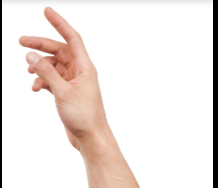
#> input picture Classifier/image.png, 218 x 188 px, given in place of the camera
$ python get_pics.py
#> lines starting #> are read from the running program, lines starting #| are printed output that depends on the picture
import os
import cv2
import numpy as np
import util


def create_hand_mask_expanded(image):
    """Create a binary mask using YCrCb and LAB color spaces."""
    blurred = cv2.GaussianBlur(image, (5, 5), 0)
    ycrcb = cv2.cvtColor(blurred, cv2.COLOR_BGR2YCrCb)
    lab = cv2.cvtColor(blurred, cv2.COLOR_BGR2LAB)

    # Define thresholds for skin detection
    lower_ycrcb = np.array([0, 140, 100], dtype=np.uint8)
    upper_ycrcb = np.array([255, 180, 140], dtype=np.uint8)
    lower_lab = np.array([20, 135, 125], dtype=np.uint8)
    upper_lab = np.array([255, 175, 145], dtype=np.uint8)

    # Create masks for YCrCb and LAB
    mask_ycrcb = cv2.inRange(ycrcb, lower_ycrcb, upper_ycrcb)
    mask_lab = cv2.inRange(lab, lower_lab, upper_lab)
    combined_mask = cv2.bitwise_or(mask_ycrcb, mask_lab)

    # Clean the mask with morphological operations
    kernel = cv2.getStructuringElement(cv2.MORPH_ELLIPSE, ( 10,10))
    combined_mask = cv2.morphologyEx(combined_mask, cv2.MORPH_OPEN, kernel)
    combined_mask = cv2.morphologyEx(combined_mask, cv2.MORPH_CLOSE, kernel)
    #combined_mask = cv2.dilate(combined_mask, kernel, iterations=3)
    return combined_mask.astype(np.uint8)

def find_hand_contours(skin_mask, image):
    """Find the largest contour and compute its convex hull."""
    contours, _ = cv2.findContours(skin_mask, cv2.RETR_EXTERNAL, cv2.CHAIN_APPROX_SIMPLE)

    # Filter out small contours
    contours = [cnt for cnt in contours if cv2.contourArea(cnt) > 3000]
    if not contours:
        return image, None, None

    # Sort contours by area
    contours = sorted(contours, key=cv2.contourArea, reverse=True)
    hand_contour = contours[0]
    # Visualize the convex hull
    output_image = image.copy()
    try:
        hull = cv2.convexHull(hand_contour)
        cv2.drawContours(output_image, [hull], -1, (255, 0, 0), 2)
    except Exception as e:
        print(f"Error processing contour: {e}")
        return output_image, None, None

    return output_image, hand_contour, hull

def create_color_mask(new_screen, hull, square_size=64):
    """
    Create a mask based on LAB color similarity within a bounding box using adaptive thresholding.
    """
    # Find the bounding box of the hull
    x, y, w, h = cv2.boundingRect(hull)

    # Calculate the center and create an inner box
    center_x, center_y = x + w // 2, y + h // 2
    inner_x, inner_y = center_x - square_size // 2, center_y - square_size // 2
    inner_x, inner_y = max(0, inner_x), max(0, inner_y)
    inner_w, inner_h = square_size, square_size


    # Convert to LAB color space
    lab_screen = cv2.cvtColor(new_screen, cv2.COLOR_BGR2LAB)

    # Extract inner box region and compute mean LAB color
    inner_box_region = lab_screen[inner_y:inner_y + inner_h, inner_x:inner_x + inner_w]
    avg_lab_color = cv2.mean(inner_box_region)[:3]

    # Apply LAB color thresholding to the bounding box
    bounding_box_region = lab_screen[y:y + h, x:x + w]
    diff = cv2.absdiff(bounding_box_region, np.uint8(avg_lab_color))
    diff_norm = np.linalg.norm(diff, axis=2).astype(np.uint8)

    # Apply adaptive thresholding to create a binary mask
    binary_mask = cv2.adaptiveThreshold(diff_norm, 255, cv2.ADAPTIVE_THRESH_GAUSSIAN_C,
                                        cv2.THRESH_BINARY, 11, 2)

    lower_lab = np.array([20, 135, 125], dtype=np.uint8)
    upper_lab = np.array([255, 175, 145], dtype=np.uint8)
    mask_lab = cv2.inRange(bounding_box_region, lower_lab, upper_lab)
    final_mask = cv2.bitwise_and(binary_mask, mask_lab)
    kernel = cv2.getStructuringElement(cv2.MORPH_ELLIPSE, ( 10,10))
    final_mask = cv2.morphologyEx(final_mask, cv2.MORPH_CLOSE, kernel)
    final_mask=resize_with_aspect_ratio(final_mask, target_size=(200, 200), pad_color=0)
    return final_mask

def resize_with_aspect_ratio(image, target_size=(200, 200), pad_color=0):
    h, w = image.shape[:2]
    target_w, target_h = target_size
    scale = min(target_w / w, target_h / h)
    new_w, new_h = int(w * scale), int(h * scale)
    if w == 0 or h == 0:
        print("Invalid bounding box dimensions:", w, h)
        return None
    resized_image = cv2.resize(image, (new_w, new_h), interpolation=cv2.INTER_LINEAR)
    canvas = np.full((target_h, target_w), pad_color, dtype=np.uint8)
    x_offset = (target_w - new_w) // 2
    y_offset = (target_h - new_h) // 2
    canvas[y_offset:y_offset + new_h, x_offset:x_offset + new_w] = resized_image
    return canvas


def process_frame(frame):
    """Process the input frame to detect the hand region."""
    skin_mask = create_hand_mask_expanded(frame)
    output_image, hand_contour, hull = find_hand_contours(skin_mask, frame)


    cx = 0
    cy = 0
    if hull is not None:
        hull_points = np.squeeze(hull)
        cx = np.mean(hull_points[:, 0]).astype(int)  # Average x-coordinates
        cy = np.mean(hull_points[:, 1]).astype(int)  # Average y-coordinates
        hand_region = create_color_mask(frame, hull)
    else:
        hand_region = np.zeros_like(frame)

    return skin_mask, output_image, hand_region, [cx, cy]


def generate_images() -> None:

    # if data folder does not exist, generate it
    if not os.path.exists(os.path.join(util.script_dir, util.DATA_DIR)):
        os.makedirs(os.path.join(util.script_dir, util.DATA_DIR))

    # Initialize CAM
    cap = cv2.VideoCapture(0)

    # for each gesture, generate images
    for j in util.gestures:

        # if gesture folder does not exist, generate it
        if not os.path.exists(os.path.join(util.script_dir, util.DATA_DIR, j)):
            os.makedirs(os.path.join(util.script_dir, util.DATA_DIR, j))

        # logging
        print(f'Collecting data for class {j}')

        # waiting for the user to get ready
        while True:
            # read the frame and flip it
            _, frame = cap.read()
            frame = cv2.flip(frame, 1)
            # ROI based solution
            roi = frame[50:250, 50:250]
            cv2.rectangle(frame, (49, 49), (251, 251), (0, 255, 0), 0)
            # print statement
            cv2.putText(frame, f'Press "Q" {j}', (10, 35), cv2.FONT_HERSHEY_SIMPLEX, 1.3, (0, 255, 0), 3, cv2.LINE_AA)
            cv2.imshow('frame', frame)
            # debugging

            skin_mask, output_image, roi, [cx, cy] = process_frame(frame)
            cv2.imshow('skin_mask', skin_mask)
            cv2.imshow('output_image', output_image)
            cv2.imshow('roi', roi)
            # if user pressed q, break the waiting and start taking snippets
            if cv2.waitKey(10) == ord('q'):
                return
            if cv2.waitKey(10) == ord('r'):
                break

        # iterator of the current gesture dataset
        counter = 0
        while counter < util.dataset_size:
            # read the frame and flip it
            _, frame = cap.read()
            frame = cv2.flip(frame, 1)
            # ROI based solution
            roi = frame[50:250, 50:250]
            cv2.rectangle(frame, (49, 49), (251, 251), (0, 255, 0), 0)
            # print statement
            cv2.imshow('frame', frame)
            # segment the image using kmeans
            skin_mask, output_image, roi, [cx, cy] = process_frame(frame)
            # debugging
            cv2.imshow('roi', roi)
            # await between each snippet
            cv2.waitKey(25)
            # save the image in the directory
            cv2.imwrite(os.path.join(util.script_dir, util.DATA_DIR, j, '{}.png'.format(counter)), roi)
            # increment the counter
            counter += 1
#> this loop made 1 pass
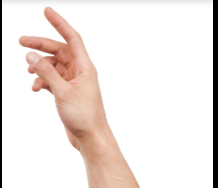
#> input picture Classifier/image.png, 218 x 188 px, given in place of the camera
#> pass 1, in generate_images, `cv2.imshow('frame', frame)`:
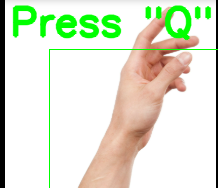
#> window 'frame': shape (188, 218, 3); mean B, G, R 209.2, 229.2, 222.9
#> pass 1, in create_hand_mask_expanded, `blurred = cv2.GaussianBlur(image, (5, 5), 0)`:
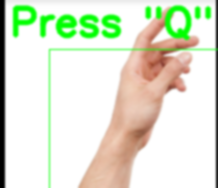
#> blurred: shape (188, 218, 3); mean B, G, R 209.3, 229.3, 223

    cap.release()
    cv2.destroyAllWindows()

if __name__ == '__main__':
    generate_images()
